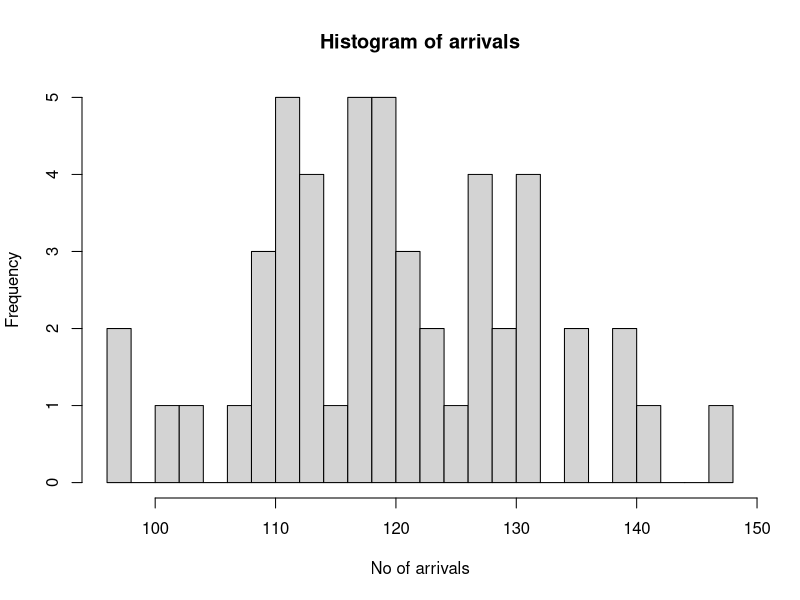

Write the R code that produced this figure. (Note: this script raises an error after producing the figure.)
sub_intervals <- 60*60*500; #intervals of 0.05 sec
bernoulli_arrivals <- 0;
simulations = 50;
results <- vector("list", simulations) 
results_dit <- vector("list",simulations)
for(k in 1:simulations)
{
  bernoulli_arrivals <- 0;
for(j in 1:sub_intervals)
{
  j <- j + 1;
  if(rbinom(1,1,120/sub_intervals))
    bernoulli_arrivals <- bernoulli_arrivals + 1;
}
  results[k] <- bernoulli_arrivals;
  k <- k +1;
  
}
results = unlist(results);
jpeg('Q2.jpg')
hist(as.integer(results), main="Histogram of arrivals", xlab="No of arrivals", breaks= 20)
write.csv(results, file = "/home/tukai/Desktop/Proj3/results.csv")


sum <- 0;
for(k in 1:simulations)
{
poisson_success <- 0;
  u = runif(1, min = 0, max = 1);
  P <- exp(-120);
  F = P;
  i <- 0;
while(u > F)
{
  P <- P*(120)/(i+1);
  F <- F + P;
  i <- i + 1
}
results_dit[k] <- i;
sum <- sum + 1;
k <- k + 1;
}
results_dit = unlist(results_dit);
jpeg('plot_Q2_2.jpg')
hist(as.integer(results_dit), main="Histogram of Poisson arrivals", xlab="No of arrivals", breaks= 20)
write.csv(results_dit, file = "/home/tukai/Desktop/Proj3/results_dit.csv")


